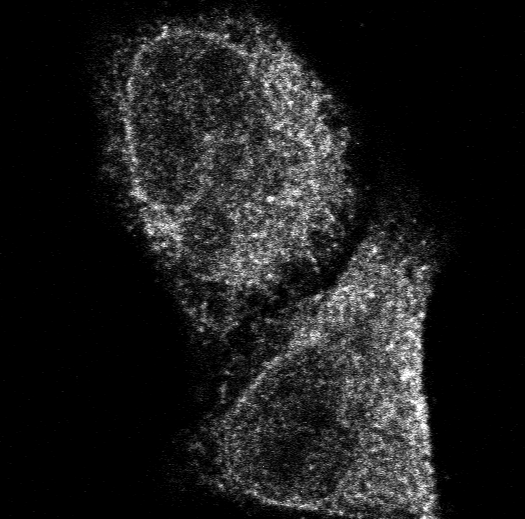
#> input picture README_media/example1.png, 525 x 519 px, found by its file name
$ python ManualCut.py
#> lines starting #> are read from the running program, lines starting #| are printed output that depends on the picture
'''
date: 2022-12-03
description: manually select a point with the mouse within a fuzzy gap
'''

from tqdm import tqdm
from scipy.ndimage import gaussian_filter, laplace
import pylab as pl
import cv2
from skimage import measure
import numpy as np
import matplotlib.pyplot as plt
import time
from EulerEquationSolver import diffusion
start = time.time()


img = cv2.imread('./pictures/example1.png', 0)
#> img is the input picture: shape (519, 525); min 0, max 255, mean 28.2
h, w = 256, 256
img = cv2.resize(img, (w, h))
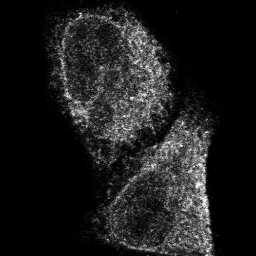
#> img: shape (256, 256); min 0, max 255, mean 28.2

c0 = 2
phi = c0 * np.ones((h, w))
phi[4: h-4, 4: w-4] = -c0


# hyperparams
mu = 0.2  # mu * timestep < 1/4
timestep = 0.2 / mu
iter_num = 500
lmda = 0.2
alfa0 = 1.5
epsilon = 1.5
sigma = 1.5

img = np.array(img, dtype='float32')
img_smooth = gaussian_filter(img, sigma)
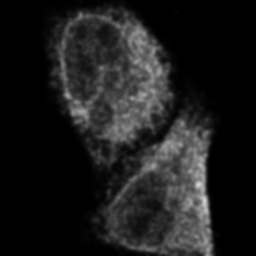
#> img_smooth: shape (256, 256) float32; min 0, max 212.4, mean 28.2
[Iy, Ix] = np.gradient(img_smooth)
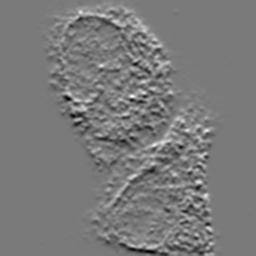
#> Iy: shape (256, 256) float32; min -26.9, max 29.05, mean 0.1; drawn with min black and max white
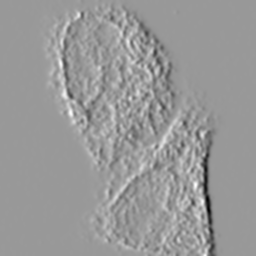
#> Ix: shape (256, 256) float32; min -46.35, max 30.93, mean 0; drawn with min black and max white
f = np.square(Ix) + np.square(Iy)
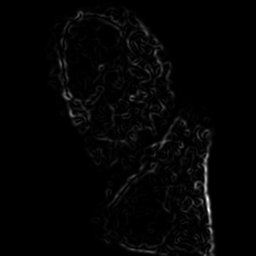
#> f: shape (256, 256) float32; min 0, max 2294.7, mean 37.4; drawn with min black and max white
gValue = 1 / (1 + f)
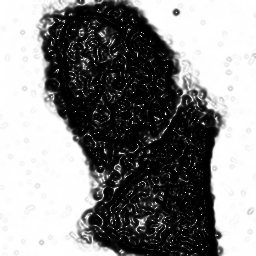
#> gValue: shape (256, 256) float32; min 0.000436, max 1, mean 0.54
IValue = 1 / (1 + (img_smooth) ** 2)
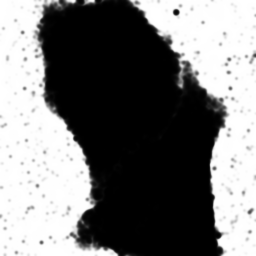
#> IValue: shape (256, 256) float32; min 2.22e-05, max 1, mean 0.473

plt.ion()
fig = plt.figure()

time1 = time.time()

#> (the run stopped early here; a loop or call above may not have finished)

$ run again, with README_media/example3.png copied over README_media/example1.png
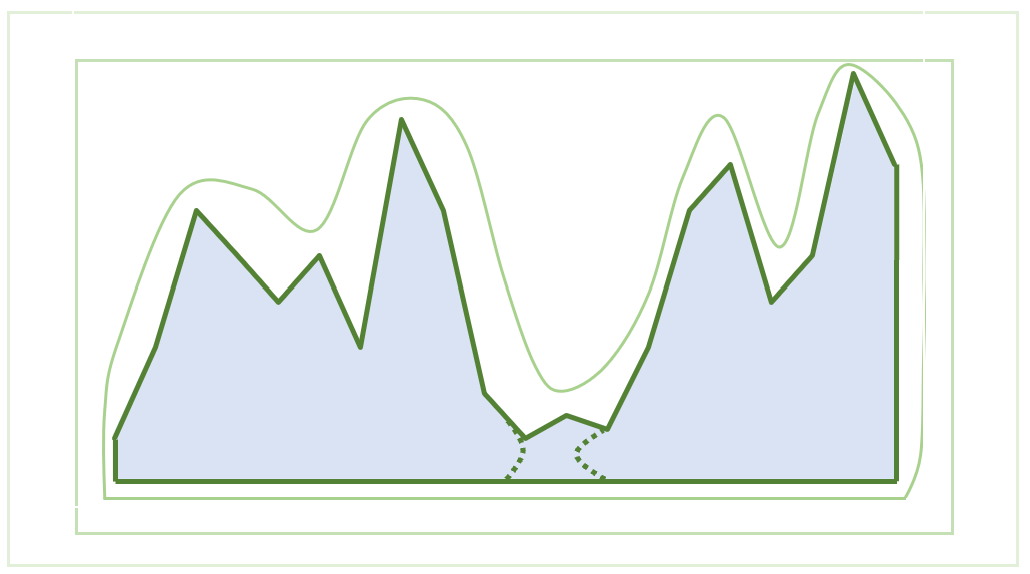
#> input picture README_media/example3.png, 1030 x 574 px, found by its file name
#> `gValue = 1 / (1 + f)`:
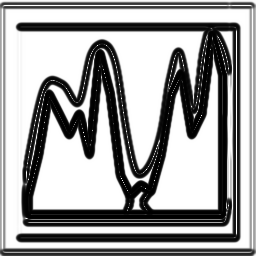
#> gValue: shape (256, 256) float32; min 0.00115, max 1, mean 0.631
#> `IValue = 1 / (1 + (img_smooth) ** 2)`:
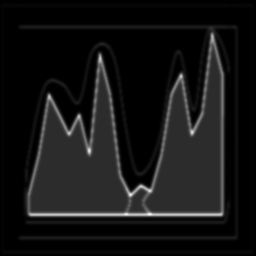
#> IValue: shape (256, 256) float32; min 1.54e-05, max 3.96e-05, mean 1.74e-05; drawn with min black and max white
